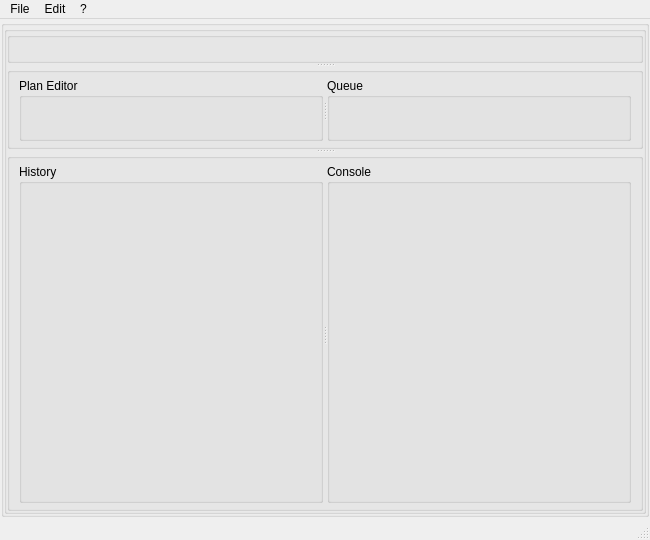
<?xml version="1.0" encoding="UTF-8"?>
<ui version="4.0">
 <class>MainWindow</class>
 <widget class="QMainWindow" name="MainWindow">
  <property name="geometry">
   <rect>
    <x>0</x>
    <y>0</y>
    <width>650</width>
    <height>540</height>
   </rect>
  </property>
  <property name="windowTitle">
   <string>MainWindow</string>
  </property>
  <widget class="QWidget" name="centralwidget">
   <layout class="QVBoxLayout" name="verticalLayout" stretch="0">
    <property name="spacing">
     <number>0</number>
    </property>
    <property name="leftMargin">
     <number>1</number>
    </property>
    <property name="topMargin">
     <number>1</number>
    </property>
    <property name="rightMargin">
     <number>1</number>
    </property>
    <property name="bottomMargin">
     <number>1</number>
    </property>
    <item>
     <widget class="QGroupBox" name="groupbox">
      <property name="title">
       <string/>
      </property>
      <layout class="QVBoxLayout" name="verticalLayout_2">
       <property name="leftMargin">
        <number>0</number>
       </property>
       <property name="topMargin">
        <number>0</number>
       </property>
       <property name="rightMargin">
        <number>0</number>
       </property>
       <property name="bottomMargin">
        <number>0</number>
       </property>
       <item>
        <widget class="QGroupBox" name="groupBox">
         <property name="toolTip">
          <string extracomment="Select"/>
         </property>
         <layout class="QGridLayout" name="gridLayout" columnstretch="1">
          <property name="leftMargin">
           <number>0</number>
          </property>
          <property name="topMargin">
           <number>0</number>
          </property>
          <property name="rightMargin">
           <number>0</number>
          </property>
          <property name="bottomMargin">
           <number>0</number>
          </property>
          <item row="1" column="0">
           <widget class="QSplitter" name="splitter_V">
            <property name="orientation">
             <enum>Qt::Vertical</enum>
            </property>
            <widget class="QGroupBox" name="groupBox_status">
             <property name="title">
              <string/>
             </property>
             <layout class="QVBoxLayout" name="verticalLayout_3">
              <property name="leftMargin">
               <number>0</number>
              </property>
              <property name="topMargin">
               <number>0</number>
              </property>
              <property name="rightMargin">
               <number>0</number>
              </property>
              <property name="bottomMargin">
               <number>0</number>
              </property>
             </layout>
            </widget>
            <widget class="QGroupBox" name="groupBox_monitor">
             <property name="title">
              <string/>
             </property>
             <layout class="QHBoxLayout" name="horizontalLayout">
              <property name="topMargin">
               <number>5</number>
              </property>
              <property name="bottomMargin">
               <number>5</number>
              </property>
              <item>
               <widget class="QSplitter" name="splitter_H1">
                <property name="orientation">
                 <enum>Qt::Horizontal</enum>
                </property>
                <widget class="QGroupBox" name="groupBox_editor">
                 <property name="title">
                  <string>Plan Editor</string>
                 </property>
                 <layout class="QVBoxLayout" name="verticalLayout_4">
                  <property name="leftMargin">
                   <number>0</number>
                  </property>
                  <property name="topMargin">
                   <number>0</number>
                  </property>
                  <property name="rightMargin">
                   <number>0</number>
                  </property>
                  <property name="bottomMargin">
                   <number>0</number>
                  </property>
                 </layout>
                </widget>
                <widget class="QGroupBox" name="groupBox_queue">
                 <property name="title">
                  <string>Queue</string>
                 </property>
                 <layout class="QVBoxLayout" name="verticalLayout_5">
                  <property name="leftMargin">
                   <number>0</number>
                  </property>
                  <property name="topMargin">
                   <number>0</number>
                  </property>
                  <property name="rightMargin">
                   <number>0</number>
                  </property>
                  <property name="bottomMargin">
                   <number>0</number>
                  </property>
                 </layout>
                </widget>
               </widget>
              </item>
             </layout>
            </widget>
            <widget class="QGroupBox" name="groupBox_2">
             <property name="title">
              <string/>
             </property>
             <layout class="QHBoxLayout" name="horizontalLayout_2">
              <property name="topMargin">
               <number>5</number>
              </property>
              <property name="bottomMargin">
               <number>5</number>
              </property>
              <item>
               <widget class="QSplitter" name="splitter_H2">
                <property name="orientation">
                 <enum>Qt::Horizontal</enum>
                </property>
                <widget class="QGroupBox" name="groupBox_history">
                 <property name="sizePolicy">
                  <sizepolicy hsizetype="Preferred" vsizetype="Preferred">
                   <horstretch>0</horstretch>
                   <verstretch>0</verstretch>
                  </sizepolicy>
                 </property>
                 <property name="minimumSize">
                  <size>
                   <width>100</width>
                   <height>200</height>
                  </size>
                 </property>
                 <property name="maximumSize">
                  <size>
                   <width>16777215</width>
                   <height>16777215</height>
                  </size>
                 </property>
                 <property name="title">
                  <string>History</string>
                 </property>
                 <layout class="QHBoxLayout" name="horizontalLayout_3">
                  <property name="leftMargin">
                   <number>0</number>
                  </property>
                  <property name="topMargin">
                   <number>0</number>
                  </property>
                  <property name="rightMargin">
                   <number>0</number>
                  </property>
                  <property name="bottomMargin">
                   <number>0</number>
                  </property>
                 </layout>
                </widget>
                <widget class="QGroupBox" name="groupBox_console">
                 <property name="sizePolicy">
                  <sizepolicy hsizetype="Preferred" vsizetype="Preferred">
                   <horstretch>0</horstretch>
                   <verstretch>0</verstretch>
                  </sizepolicy>
                 </property>
                 <property name="minimumSize">
                  <size>
                   <width>100</width>
                   <height>200</height>
                  </size>
                 </property>
                 <property name="maximumSize">
                  <size>
                   <width>16777215</width>
                   <height>16777215</height>
                  </size>
                 </property>
                 <property name="title">
                  <string>Console</string>
                 </property>
                 <layout class="QHBoxLayout" name="horizontalLayout_4">
                  <property name="leftMargin">
                   <number>0</number>
                  </property>
                  <property name="topMargin">
                   <number>0</number>
                  </property>
                  <property name="rightMargin">
                   <number>0</number>
                  </property>
                  <property name="bottomMargin">
                   <number>0</number>
                  </property>
                 </layout>
                </widget>
               </widget>
              </item>
             </layout>
            </widget>
           </widget>
          </item>
         </layout>
        </widget>
       </item>
      </layout>
     </widget>
    </item>
   </layout>
  </widget>
  <widget class="QMenuBar" name="menubar">
   <property name="geometry">
    <rect>
     <x>0</x>
     <y>0</y>
     <width>650</width>
     <height>24</height>
    </rect>
   </property>
   <widget class="QMenu" name="menuFile">
    <property name="title">
     <string>File</string>
    </property>
    <addaction name="actionOpen"/>
    <addaction name="actionSave_As"/>
    <addaction name="separator"/>
    <addaction name="actionPreferences"/>
    <addaction name="separator"/>
    <addaction name="actionExit"/>
   </widget>
   <widget class="QMenu" name="menuEdit">
    <property name="title">
     <string>Edit</string>
    </property>
   </widget>
   <widget class="QMenu" name="menu">
    <property name="title">
     <string>?</string>
    </property>
    <addaction name="actionAbout"/>
   </widget>
   <addaction name="menuFile"/>
   <addaction name="menuEdit"/>
   <addaction name="menu"/>
  </widget>
  <widget class="QStatusBar" name="statusbar"/>
  <action name="actionEdit">
   <property name="text">
    <string>Edit</string>
   </property>
  </action>
  <action name="actionAbout">
   <property name="text">
    <string>About ...</string>
   </property>
  </action>
  <action name="actionExit">
   <property name="text">
    <string>E&amp;xit</string>
   </property>
   <property name="shortcut">
    <string>Ctrl+X</string>
   </property>
  </action>
  <action name="actionOpen">
   <property name="text">
    <string>&amp;Open ...</string>
   </property>
   <property name="shortcut">
    <string>Ctrl+O</string>
   </property>
  </action>
  <action name="actionPreferences">
   <property name="text">
    <string>Preferences ...</string>
   </property>
  </action>
  <action name="actionSave_As">
   <property name="text">
    <string>Save As ...</string>
   </property>
  </action>
 </widget>
 <resources/>
 <connections/>
</ui>
